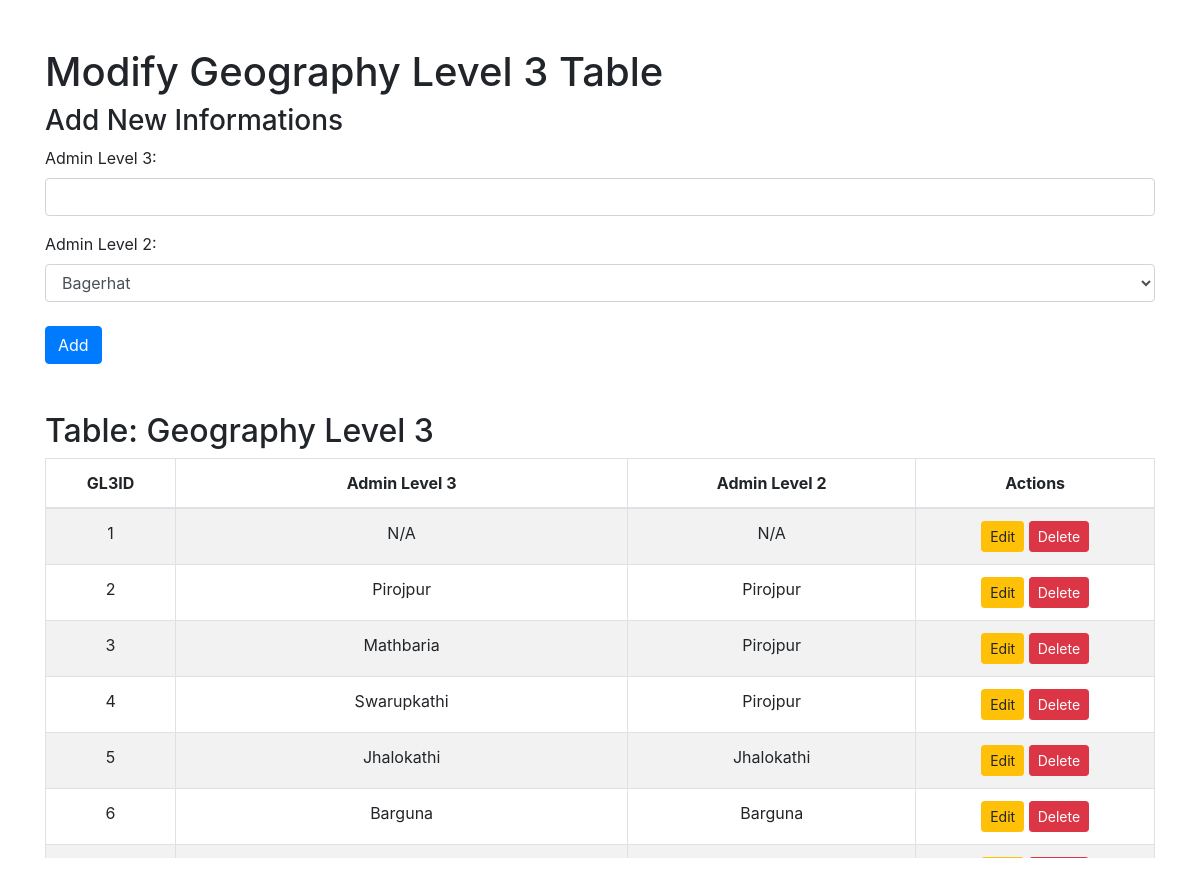
The page /input_tables/input_geography_level3.php on the database its author committed.
### tables this page shows
CREATE TABLE `geographylevel3` (
  `GL3ID` int(11) NOT NULL,
  `AdminLevel3` varchar(50) NOT NULL,
  `GL2ID` int(11) NOT NULL
);

CREATE TABLE `geographylevel2` (
  `GL2ID` int(11) NOT NULL,
  `AdminLevel2` varchar(50) NOT NULL,
  `GL1ID` int(11) NOT NULL
);

### input_tables/input_geography_level3.php (the view, shortened to what this page needs)
<?php
include('../db_connect.php');
?>
<!DOCTYPE html>
<html>
<head>
    <link href="https://cdnjs.cloudflare.com/ajax/libs/bootstrap/4.6.2/css/bootstrap.min.css" rel="stylesheet">
</head>
<body>
    <div class="container mt-5">
        <h1>Modify Geography Level 3 Table</h1>
        <h3>Add New Informations</h3>
        <form method="post" action="input_geography_level3.php" class="mb-4">
            <div class="form-group">
                <label for="adminLevel3">Admin Level 3:</label>
                <input type="text" id="adminLevel3" name="adminLevel3" class="form-control" required>
            </div>
            <div class="form-group">
                <label for="gl2ID">Admin Level 2:</label>
                <select id="gl2ID" name="gl2ID" class="form-control" required>
                    <?php
                    $gl2Result = $conn->query("SELECT GL2ID, AdminLevel2 FROM geographylevel2 ORDER BY AdminLevel2 ASC");
                    while ($gl2Row = $gl2Result->fetch_assoc()) {
                        echo "<option value='{$gl2Row['GL2ID']}'>" . htmlspecialchars($gl2Row['AdminLevel2']) . "</option>";
                    }
                    ?>
                </select>
            </div>
            <button type="submit" class="btn btn-primary mt-2">Add</button>
        </form>
        <h2>Table: Geography Level 3</h2>
        <div class="table-responsive">
            <table class="table table-bordered table-striped">
                <thead>
                    <tr>
                        <th>GL3ID</th>
                        <th>Admin Level 3</th>
                        <th>Admin Level 2</th>
                        <th>Actions</th>
                    </tr>
                </thead>
                <tbody>
                    <?php
                    $result = $conn->query("SELECT GL3ID, AdminLevel3, geographylevel2.AdminLevel2 FROM geographylevel3 JOIN geographylevel2 ON geographylevel3.GL2ID = geographylevel2.GL2ID");
                    while ($row = $result->fetch_assoc()) {
                        echo "<tr>";
                        echo "<td>" . htmlspecialchars($row['GL3ID']) . "</td>";
                        echo "<td>" . htmlspecialchars($row['AdminLevel3']) . "</td>";
                        echo "<td>" . htmlspecialchars($row['AdminLevel2']) . "</td>";
                        echo "<td>";
                        echo "<a href='?action=edit&id=" . $row['GL3ID'] . "' class='btn btn-warning btn-sm'>Edit</a> ";
                        echo "<a href='?action=delete&id=" . $row['GL3ID'] . "' class='btn btn-danger btn-sm' onclick=\"return confirm('Are you sure you want to delete this record?');\">Delete</a>";
                        echo "</td>";
                        echo "</tr>";
                    }
                    ?>
                </tbody>
            </table>
        </div>
    </div>
</body>
</html>

### input_tables/input_geography_level3.php (style rules this page uses)
table th, table td { text-align: center; vertical-align: middle; }
.table-responsive { max-height: 400px; overflow-y: auto; }
.table thead th { position: sticky; top: 0; background-color: #fff; z-index: 1; }

### rows shown on the page
geographylevel3: GL3ID "1", AdminLevel3 "N/A", GL2ID.AdminLevel2 "N/A"
geographylevel3: GL3ID "2", AdminLevel3 "Pirojpur", GL2ID.AdminLevel2 "Pirojpur"
geographylevel3: GL3ID "3", AdminLevel3 "Mathbaria", GL2ID.AdminLevel2 "Pirojpur"
geographylevel3: GL3ID "4", AdminLevel3 "Swarupkathi", GL2ID.AdminLevel2 "Pirojpur"
geographylevel3: GL3ID "5", AdminLevel3 "Jhalokathi", GL2ID.AdminLevel2 "Jhalokathi"
geographylevel3: GL3ID "6", AdminLevel3 "Barguna", GL2ID.AdminLevel2 "Barguna"

### other values the page prints
form field gl2ID "Bagerhat"
